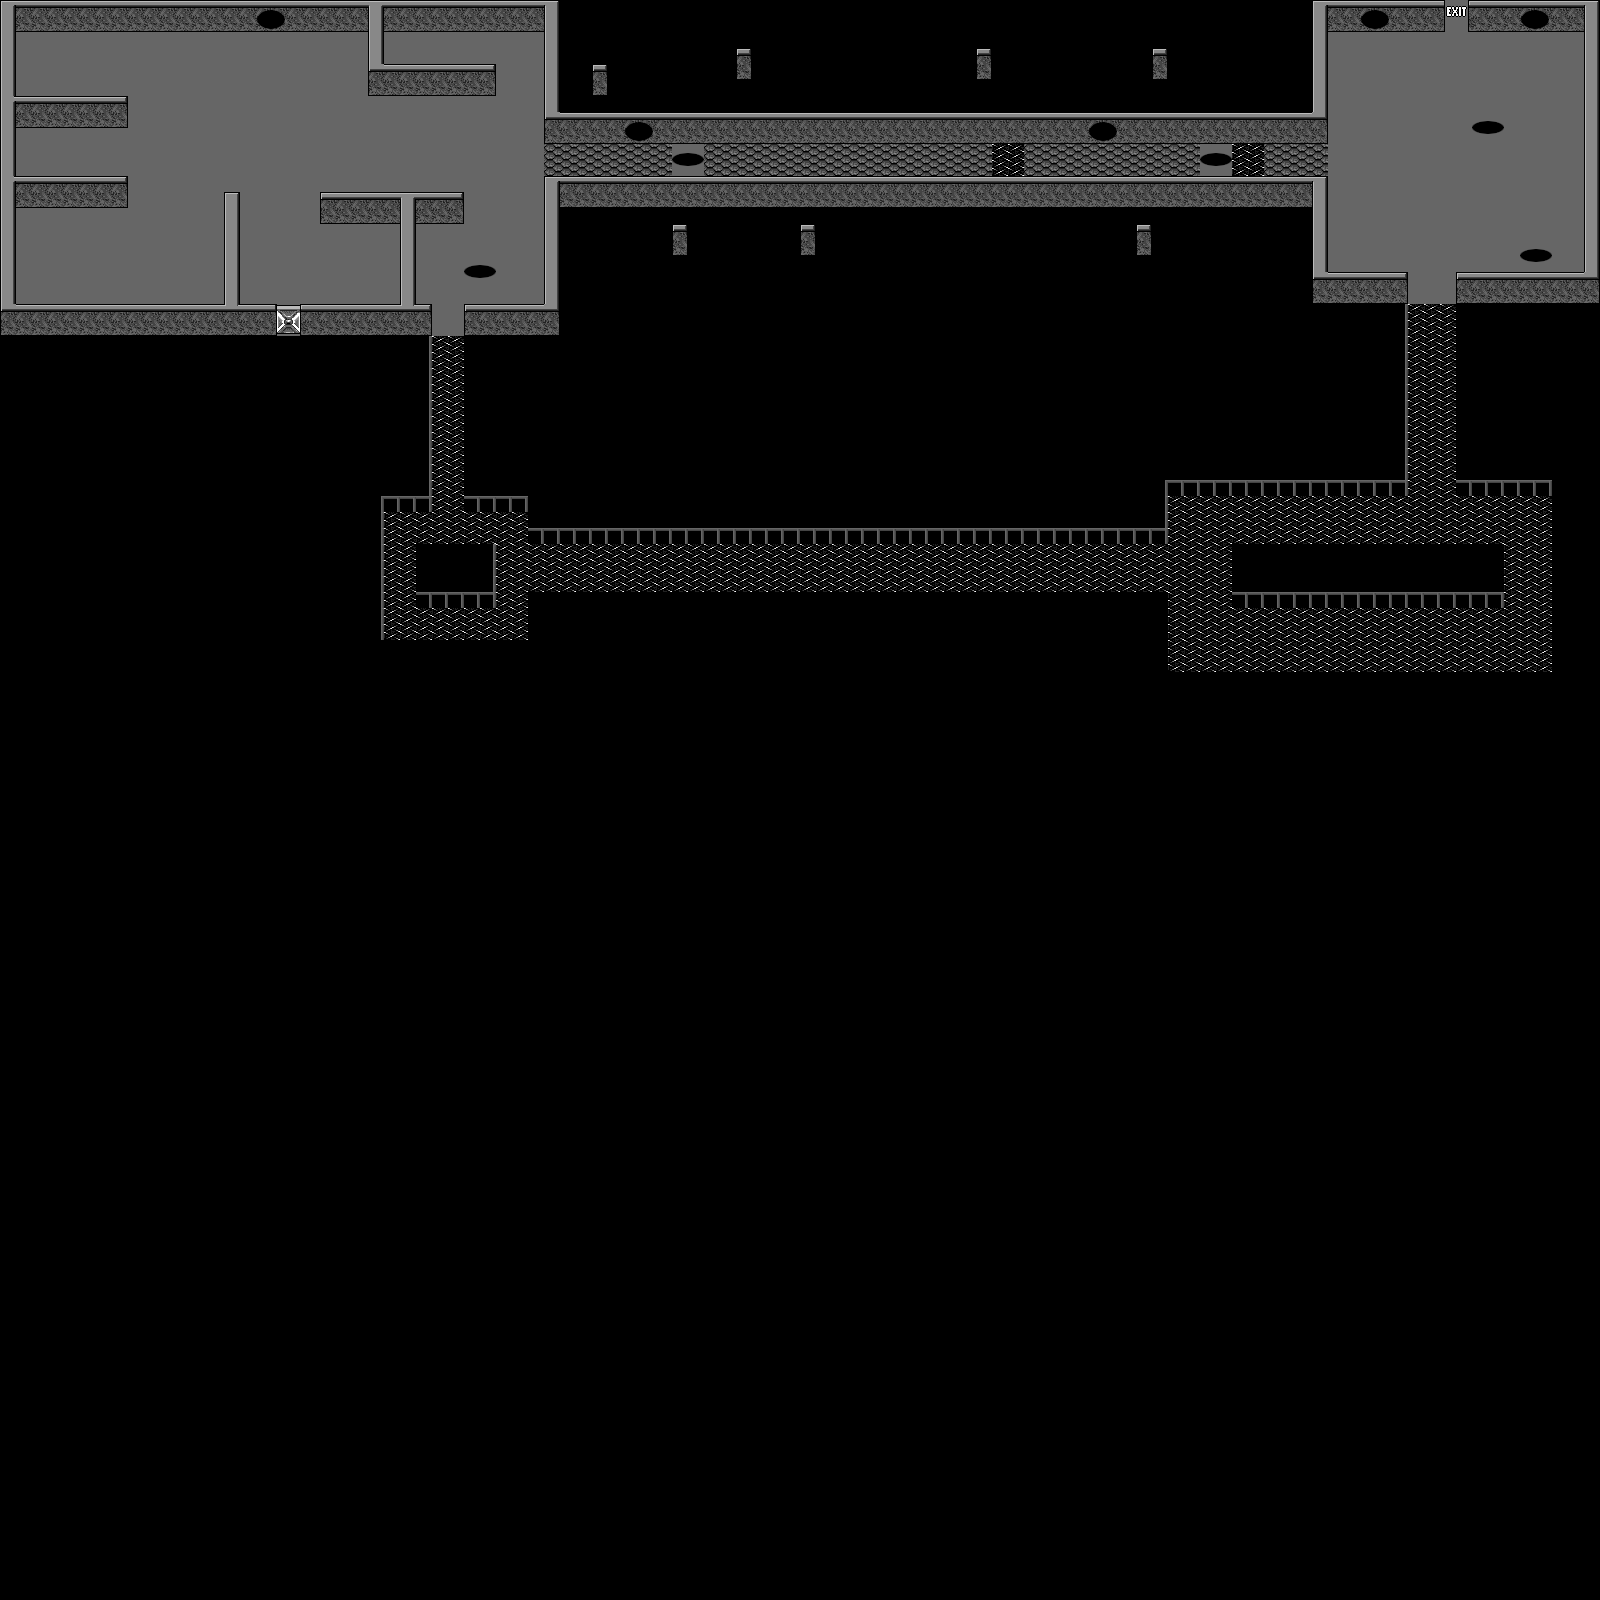

Rendered tile map (Tiled .tmx) drawn with the repository's tilesets; below, a short description and the map source with its tile grids summarised:
An orthogonal 100x100 tile map with 16x16 px tiles, 1 tile layer (Tile Layer 1) and 12 objects.

<map version="1.4" tiledversion="1.4.1" orientation="orthogonal" renderorder="right-down" width="100" height="100" tilewidth="16" tileheight="16" infinite="0" nextlayerid="3" nextobjectid="24">
 <tileset firstgid="1" source="level-00.tsx" />
 <layer id="1" name="Tile Layer 1" width="100" height="100">
  <data>[10000 cells, 10000 non-empty, 40 distinct tile ids]</data>
 </layer>
 <objectgroup id="2" name="Object Layer 1">
  <object id="8" gid="241" x="95.3333" y="289.333" width="16" height="16" />
  <object id="9" gid="241" x="190" y="210" width="16" height="16" />
  <object id="10" gid="242" x="574" y="570" width="16" height="16" />
  <object id="11" gid="242" x="1527.33" y="659.333" width="16" height="16" />
  <object id="13" gid="243" x="1272.67" y="649.333" width="16" height="16" />
  <object id="14" gid="244" x="1325.33" y="523.333" width="16" height="16" />
  <object id="15" gid="244" x="1362" y="524.667" width="16" height="16" />
  <object id="16" gid="244" x="1249.33" y="534" width="16" height="16" />
  <object id="17" gid="244" x="1296" y="540" width="16" height="16" />
  <object id="18" gid="245" x="1530.67" y="592" width="16" height="16" />
  <object id="19" gid="242" x="1344.67" y="256.667" width="16" height="16" />
  <object id="20" gid="301" x="64.6667" y="64" width="16" height="16" />
 </objectgroup>
</map>